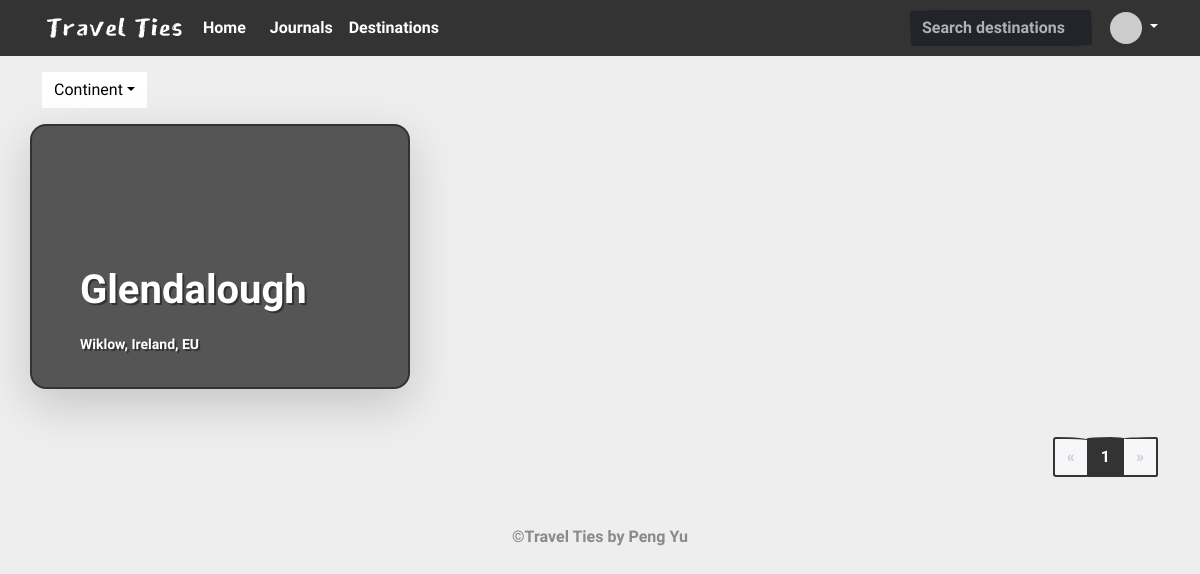
/destinations/ (signed in), run on the app's committed database.
### app/models.py (models this page shows, shortened)
class Destination(models.Model):
    user = models.ForeignKey(UserProfile, on_delete=models.CASCADE)
    title = models.CharField(max_length=255)
    content = models.TextField()
    images = models.ManyToManyField(Image)
    created_at = models.DateTimeField(auto_now_add=True)
    CONTINENT_CHOICES = (
        ('NA', 'North America'),
        ('SA', 'South America'),
        ('EU', 'Europe'),
        ('AS', 'Asia'),
        ('AF', 'Africa'),
        ('OC', 'Oceania'),
        ('AN', 'Antarctica'),
    )
    continent = models.CharField(max_length=2, choices=CONTINENT_CHOICES)
    country = models.CharField(max_length=255)
    city = models.CharField(max_length=255)
    class Meta:
        ordering = ['-created_at']

class Image(models.Model):
    title = models.CharField(max_length=50, null=True, blank=True)
    description = models.CharField(max_length=255, null=True, blank=True)
    url = models.URLField()
    sort = models.IntegerField(default=0)
    IMAGE_CHOICES = (
        ('A', 'avatar'),
        ('P', 'post')
    )
    type = models.CharField(max_length=1, choices=IMAGE_CHOICES, default='P')
    class Meta:
        ordering = ['sort']

### app/views.py (the view)
# urls.py: path('destinations/', views.DestinationListView.as_view(),
class DestinationListView(FilterView):
    template_name = "destinations.html"
    model = models.Destination
    context_object_name = "destinations"
    paginate_by = 10
    filterset_class = filters.DestinationFilter

### app/templates/destinations.html (shortened to what this page needs)
{% extends "base.html" %}
{% block main %}
    <main>
        <div class="container mt-3">
            <div class="dropdown">
                <button class="btn btn-light dropdown-toggle"
                        style="border: #eeeeee;
                               border-radius: 0%"
                        type="button"
                        id="continent_dropdown"
                        data-bs-toggle="dropdown"
                        aria-expanded="false">Continent</button>
            </div>
        </div>
        <div class="container pb-3" id="custom-cards">
            <div class="row row-cols-1 row-cols-lg-3 align-items-stretch g-4 pb-5 pt-3">
                {% for destination in destinations %}
                    <a class="nav-link" href="{% url 'destination_detail' destination.id %}">
                        <div class="col">
                            <div class="card card-cover h-100 overflow-hidden text-bg-dark rounded-4 shadow-lg"
                                 style="background-image: url('{{ destination.images.first.url }}');
                                        background-size: cover;
                                        text-shadow: 2px 2px #333333">
                                <div class="d-flex flex-column h-100 p-5 pb-3 text-white text-shadow-1">
                                    <h3 class="pt-5 mt-5 mb-4 display-6 lh-1 fw-bold">{{ destination.title }}</h3>
                                    <ul class="d-flex list-unstyled mt-auto">
                                        <li class="d-flex align-items-center">
                                            <small>{{ destination.city }}, {{ destination.country }}, {{ destination.continent }}</small>
                                        </li>
                                    </ul>
                                </div>
                            </div>
                        </div>
                    </a>
                {% endfor %}
            </div>
            <div class="d-flex justify-content-end">
                <div class="float-right">
                    <ul class="pagination pagination-md">
                        {% if page_obj.has_previous %}
                            <li class="page-item">
                                <a class="page-link" href="?page={{ page_obj.previous_page_number }}">&laquo;</a>
                            </li>
                        {% elif not page_obj.has_previous %}
                            <li class="page-item disabled">
                                <a class="page-link" href="#">&laquo;</a>
                            </li>
                        {% endif %}
                        {% for page in page_obj.paginator.page_range %}
                            {% if page == page_obj.number %}
                                <li class="page-item active">
                                    <a class="page-link" href="?page={{ page }}">{{ page }}</a>
                                </li>
                            {% elif page != page_obj.number %}
                                <li class="page-item">
                                    <a class="page-link" href="?page={{ page }}">{{ page }}</a>
                                </li>
                            {% endif %}
                        {% endfor %}
                        {% if page_obj.has_next %}
                            <li class="page-item">
                                <a class="page-link" href="?page={{ page_obj.next_page_number }}">&raquo;</a>
                            </li>
                        {% elif not page_obj.has_next %}
                            <li class="page-item disabled">
                                <a class="page-link" href="#">&raquo;</a>
                            </li>
                        {% endif %}
                    </ul>
                </div>
            </div>
        </div>
    </main>
{% endblock main %}

### data on the page
Destination: title "Glendalough", city "Wiklow", country "Ireland", continent "EU"

### other printed values
{{ page }} "1"
